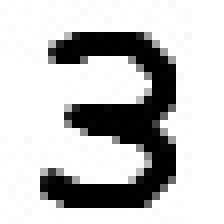
#> input picture DAY_06/work_0304/3.jpg, 28 x 28 px (shown 8 times larger)
$ jupyter execute --allow-errors '이현길_MNIST.ipynb'
#> lines starting #> are read from the running program, lines starting #| are printed output that depends on the picture
[cell 1]
import pandas as pd
import numpy as np
import matplotlib.pyplot as plt
from PIL import Image
from sklearnex import patch_sklearn, unpatch_sklearn

patch_sklearn()
#> (this line was passed over: sklearnex is not available in this run)

from sklearn.datasets import fetch_openml
from sklearn.metrics import (
    accuracy_score,
    precision_score,
    recall_score,
    f1_score,
    confusion_matrix,
    classification_report,
    ConfusionMatrixDisplay,
)
from sklearn.linear_model import SGDClassifier
from sklearn.multiclass import OneVsRestClassifier, OneVsOneClassifier

#> (a cell that did not finish here is left out)

#> (a cell that did not finish here is left out)

#> (a cell that did not finish here is left out)

[cell 5]
def plot_digit(image_data):
    image = image_data.reshape((28, 28))
    plt.imshow(image, cmap="binary")
    plt.axis("off")


#> (the rest of this cell did not finish here and is left out)

#> (a cell that did not finish here is left out)

#> (a cell that did not finish here is left out)

#> (a cell that did not finish here is left out)

#> (a cell that did not finish here is left out)

#> (a cell that did not finish here is left out)

[cell 11]
x_trains, y_trains_5 = [], []
#> (the rest of this cell did not finish here and is left out)

[cell 12]
model = SGDClassifier(loss="log_loss", random_state=20240304)

[cell 13]
# [6 lines left out: function sortingDF, not called in this run]

[cell 14]
# [35 lines left out: function iter_SGD, not called in this run]

#> (a cell that did not finish here is left out)

[cell 16]
def make_image(file):
    image = Image.open(file)
    width, height = image.size
    image_pixel = []

    for i in range(width):
        for j in range(height):
            pixel = image.getpixel((j, i))
            red = pixel[0]
            green = pixel[1]
            blue = pixel[2]
            gray = (red * 0.299) + (green * 0.587) + (blue * 0.114)
            image_pixel.append(255 - gray)
    return np.array(image_pixel)

[cell 17]
file = "5.jpg"
#> (the rest of this cell did not finish here and is left out)

[cell 18]
file = "3.jpg"
#> file = '3.jpg'
image_3 = make_image(file)
#> call 2 of make_image, with file = '3.jpg'
#> in make_image, image is the input picture: PIL image 28x28 RGB; min 0, max 255, mean 195.2
#> after the loop in make_image (call 2), `for i in range(width):`: image_pixel = 784 values, max 255 at index 123, min 0 at index 0, mean 59.83
#> image_3 has the same summary as image_pixel in make_image

plot_digit(image_3)
#> in plot_digit, `image = image_data.reshape((28, 28))`:
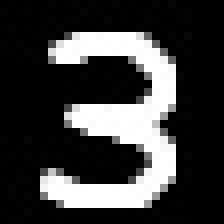
#> image: shape (28, 28) float64 (shown 8 times larger); min 0, max 255, mean 59.8
plt.show()
